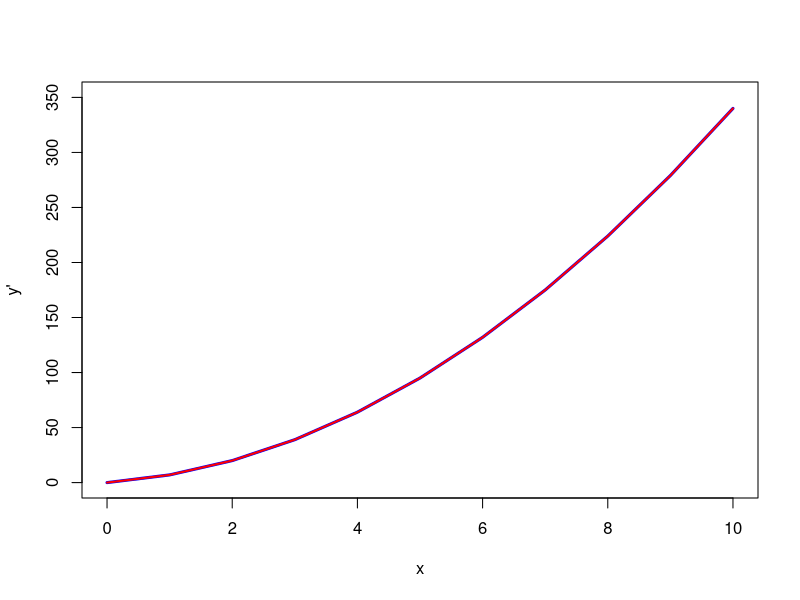
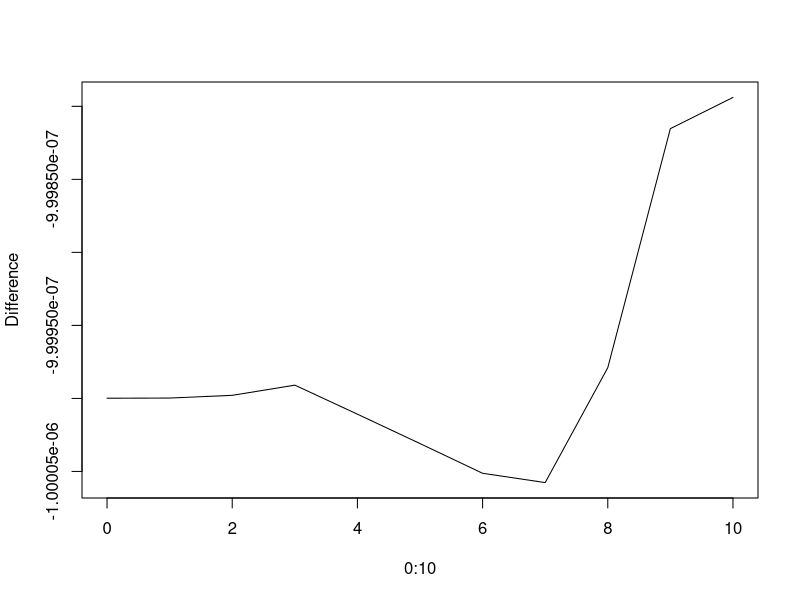
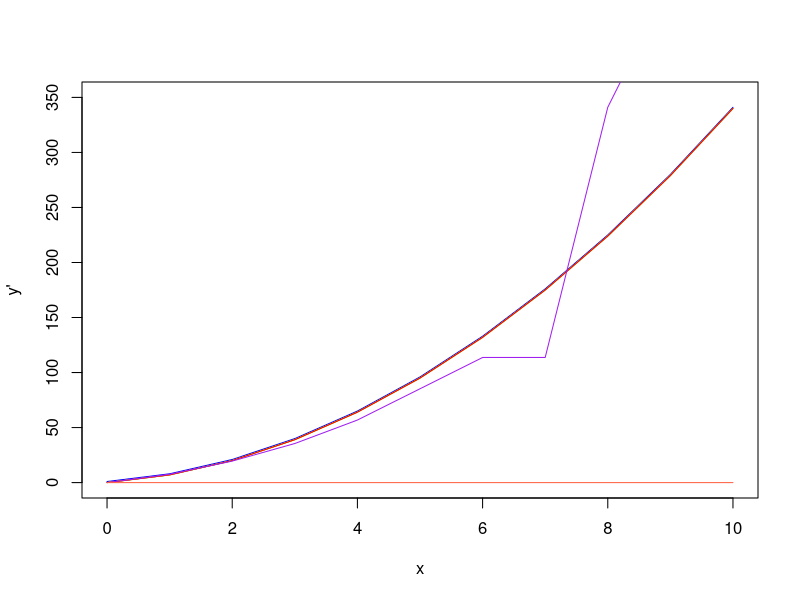
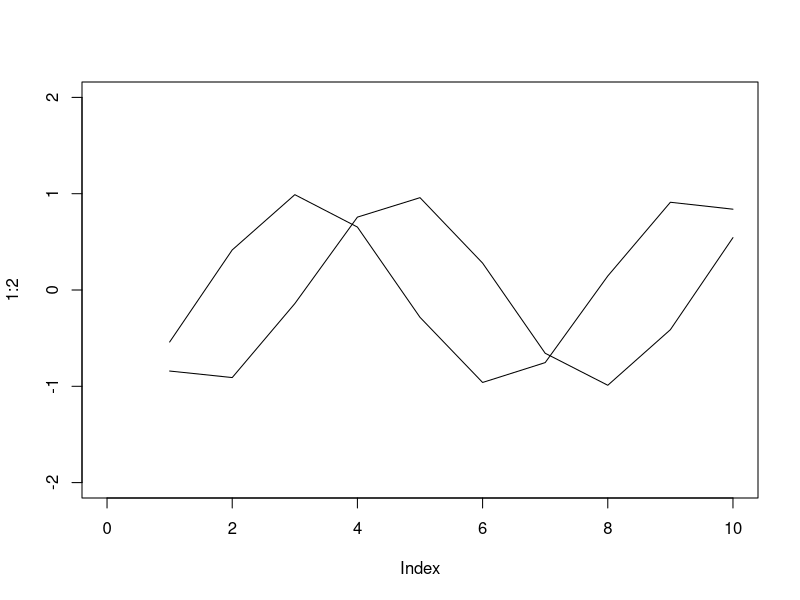

Here is the R script that generated these plots, in order: (Note: this script raises an error after producing the figures.)
## ---- chunk 1
evalD<- function(f,x){
h<- 1e-03
return((f(x+h) -f(x-h))/(2*h))
}
## ---- chunk 2
fprime<- evalD(function(x) {x^3 + 2*x^2 +3},0:10)
## ---- chunk 3
Df<-function(x){
return(3*x^2 + 4*x)
}
## ---- chunk 4
plot(1:2, ylim =c(0,350), xlim=c(0,10), xlab ="x", ylab = "y'", type="n")
lines(0:10,fprime,col="blue",lwd=3)
lines(0:10,Df(0:10),col="red",lwd=2)
## ---- chunk 5
Difference<-Df(0:10)-fprime
return(Difference)

plot(y=Difference, x=0:10,type="l") #The difference between the symbolic and finite-difference derviative is neglible, so it is a good approximation.

## ---- chunk 6
evalDh<- function(f,x,h){ #Adjusting EvalD to take h has an argument
return((f(x+h) -f(x-h))/(2*h))
}
## ---- chunk 7
PlotDev<- function(){
plot(1:2, ylim =c(0,350), xlim=c(0,10), xlab ="x", ylab = "y'", type="n")
lines(0:10,evalDh(function(x) {x^3 + 2*x^2 +3},0:10,1),col="blue")
lines(0:10,evalDh(function(x) {x^3 + 2*x^2 +3},0:10,0.1),col="green")
lines(0:10,evalDh(function(x) {x^3 + 2*x^2 +3},0:10,1e-5),col="orange")
lines(0:10,evalDh(function(x) {x^3 + 2*x^2 +3},0:10,1e-10),col="red")
lines(0:10,evalDh(function(x) {x^3 + 2*x^2 +3},0:10,1e-15),col="purple")
lines(0:10,evalDh(function(x) {x^3 + 2*x^2 +3},0:10,1e-20),col="tomato")
}
## ---- chunk 8
PlotDev()
## ---- chunk 9
Difference2<-function(){
   diff1<- Df(0:10) - evalDh(function(x) {x^3 + 2*x^2 +3},0:10,1)
   diff2<- Df(0:10) - evalDh(function(x) {x^3 + 2*x^2 +3},0:10,0.1)
   diff3<- Df(0:10) - evalDh(function(x) {x^3 + 2*x^2 +3},0:10,1e-5)
   diff4<- Df(0:10) - evalDh(function(x) {x^3 + 2*x^2 +3},0:10,1e-10)
   diff5<- Df(0:10) - evalDh(function(x) {x^3 + 2*x^2 +3},0:10,1e-15)
   diff6<- Df(0:10) - evalDh(function(x) {x^3 + 2*x^2 +3},0:10,1-20)
return(list(hEquals1=c(diff1),hEquals0.1=c(diff2),hEquals5=c(diff3),hEquals10=c(diff4),hEquals10=c(diff5),hequals20=c(diff6))) #1e-5 is the best
  }
## ---- chunk 10
myD <- function(f) {
    return(function(x) evalD(f, x))
}
## ---- chunk 11
FirstDev <- myD(sin)
FirstDev(3.14/2) 

#Since this returns a value(which is equal to sin(3.14/2)), myD(sin) returns a function.

#myD "remembers" f only when the function has been assigned to a variable and then that variable will act as a function. 

#In the myD function we told the computer to return a function of x. The function, evalD(f,x), will then only accept a single numerical argument,x, and return the derivative at the point in the function,f.

## ---- chunk 12
SecDev<- myD(myD(sin))
SecDev(3.14/2) #This should be approximately equal to -1.

ThirdDev<- myD(myD(myD(sin)))
ThirdDev(3.14/2) #This should be approximately 0, but approaches 0 from a negative value.

plot(1:2,xlim=c(0,10), ylim=c(-2,2), type='n')
lines(1:10,SecDev(1:10))
lines(1:10,ThirdDev(1:10))
## ---- chunk 13
dddf<- D(sin(x^2) ~ x & x & x)
plot(1:2,xlim=c(20,20), ylim=c(-10,10), type='n')
lines(1:10, dddf(1:10))
## ---- chunk 14
myD2<-function(f){
     h<- 1e-5
     return(function(x) {((f(x+h)-2*f(x)+f(x-h))/h^2)})
}
## ---- chunk 15
SinD2<- myD2(sin)
SinD2(1.57)
